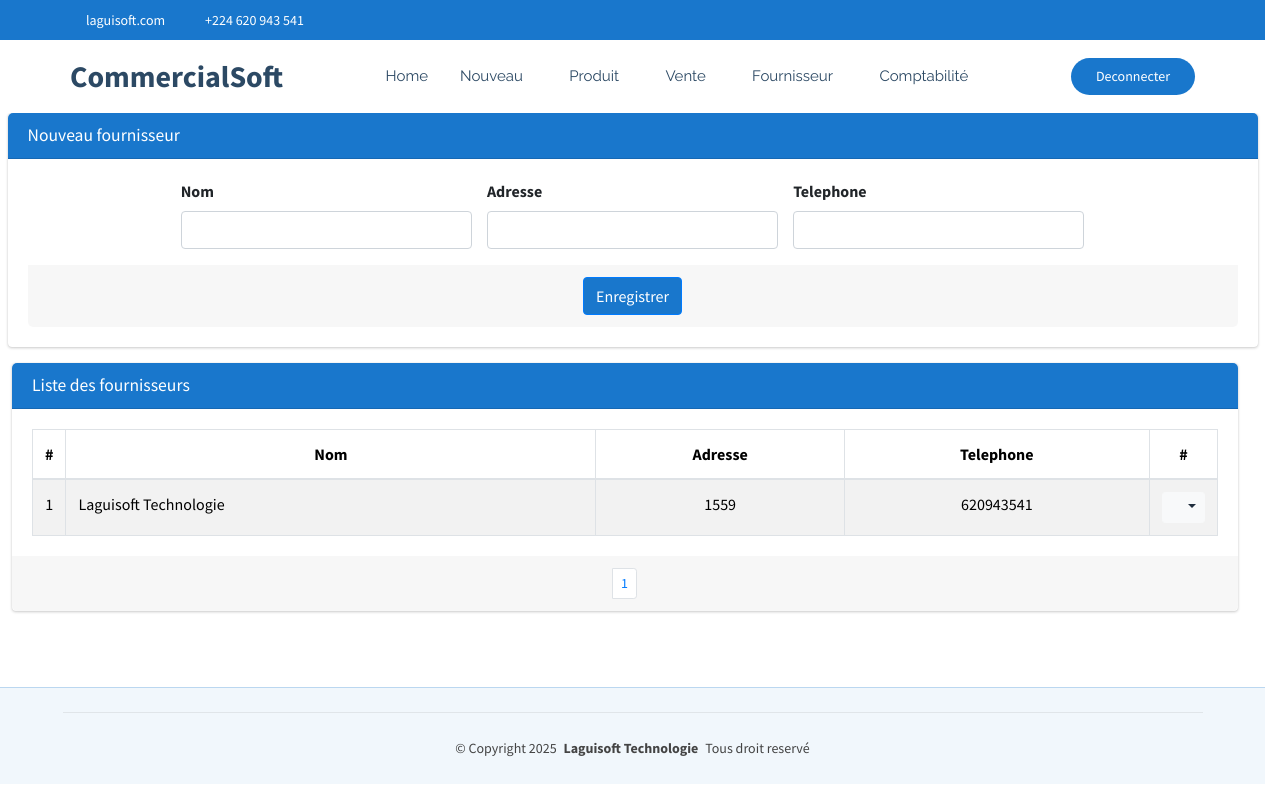
Page /commerce/fournisseur/ (signed in) on the earlier database version.
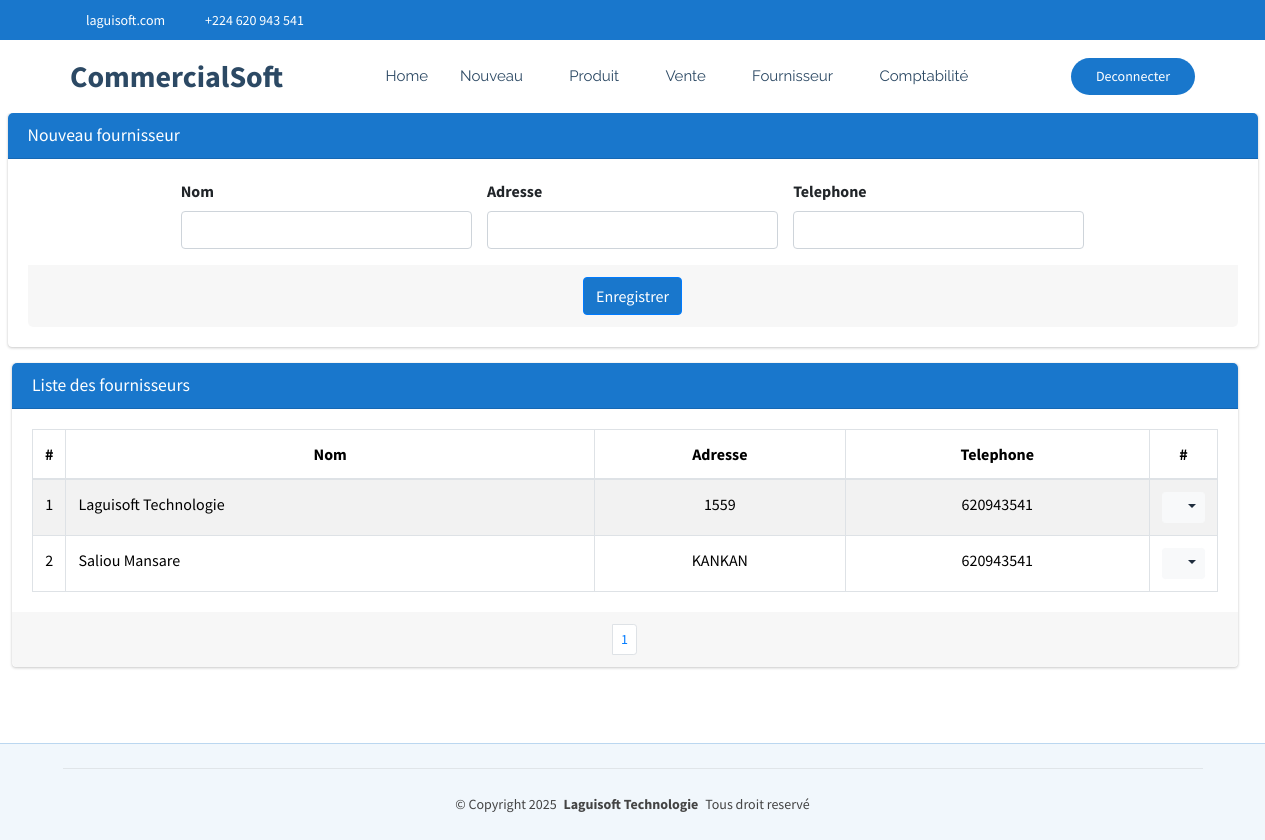
Same page on the later database version.
### CommercialSoft/models.py (models this page shows, shortened)
class Fournisseur(models.Model):
    nom=models.CharField(max_length=100, unique=True)
    adresse=models.CharField(max_length=30)
    telephone=models.CharField(max_length=20)

### CommercialSoft/views.py (the view)
# urls.py: path('fournisseur/', views.fournisseur_list_create,name="commerce_fournisseur"),
@user_passes_test(est_administrateur, est_gestionnaire)
@login_required
def fournisseur_list_create(request):
    if request.method == "POST":
        form = FournisseurForm(request.POST)
        if form.is_valid():
            four = form.save(commit=False)
            four.date = timezone.now().date()
            four.save()  # Sauvegarder après modification
            messages.success(request, "Fournisseur créée avec succès !")
            return redirect('commerce_fournisseur')
        else:
            messages.error(request, "Erreur lors de la création du fournisseur.")
    else:
        form = FournisseurForm()
    fournisseur = Fournisseur.objects.all()
    paginator = Paginator(fournisseur, 15)
    page = request.GET.get('page')
    paginated = paginator.get_page(page)
    return render(request, 'CommercialSoft/fournisseur.html', {'form': form,'listes': paginated})

### CommercialSoft/forms.py
class FournisseurForm(forms.ModelForm):
    class Meta:
        model = Fournisseur
        fields = '__all__'
        widgets = {
            'nom': forms.TextInput(attrs={'class': 'form-control'}),
            'adresse': forms.TextInput(attrs={'class': 'form-control'}),
            'telephone': forms.TextInput(attrs={'class': 'form-control'}),
        }

### CommercialSoft/views.py (called while the page is built)
def est_administrateur(user):
    return user.groups.filter(name='Administrateur').exists()

### CommercialSoft/templates/CommercialSoft/fournisseur.html (shortened to what the changed rows need)
{% extends "CommercialSoft/starter-page.html" %}
{% load static %}
{% block css %}
    <link rel="stylesheet" href="{% static 'autre/plugins/fontawesome-free/css/all.min.css' %}">
    <link rel="stylesheet" href="https://code.ionicframework.com/ionicons/2.0.1/css/ionicons.min.css">
  <link rel="stylesheet" href="{% static 'autre/plugins/sweetalert2-theme-bootstrap-4/bootstrap-4.min.css' %}">
    <link rel="stylesheet" href="{% static 'autre/dist/css/adminlte.min.css' %}">
    <link rel="stylesheet" href="{% static 'autre/plugins/toastr/toastr.min.css' %}">
{% endblock %}
{% block corp %}
<section class="content pt-0">
  <div class="container-fluid">
    <div class="row">
      <div class="col-md-12">
        <div class="card card-primary">
            <div class="card-body">
              <table class="table table-bordered table-hover table-striped">
                <thead>
                  <tr>
                    <th style="width: 10px" class="text-center">#</th>
                    <th class="text-center">Nom</th>
                    <th class="text-center">Adresse</th>
                    <th class="text-center">Telephone</th>
                    <th style="width: 40px" class="text-center">#</th>
                  </tr>
                </thead>
                <tbody>
                  {% if listes %}
                    {% for liste in listes %}
                      <tr>
                        <td class="text-center">{{liste.id}}</td>
                        <td>{{liste.nom}}</td>
                        <td class="text-center">{{liste.adresse}}</td>
                        <td class="text-center">{{liste.telephone}}</td>
                        <td class="text-center">
                          <div class="btn-group">
                            <button type="button" class="btn btn-sm btn-light dropdown-toggle" data-toggle="dropdown" aria-expanded="false">
                              <i class="fas fa-cogs"></i>
                            </button>
                          </div>
                        </td>
                      </tr>
                    {% endfor %}
                  {% else %}
                    <tr>
                      <td colspan="14" class="text-center">Aucune ligne disponible pour le moment.</td>
                    </tr>
                  {% endif %}
                </tbody>
              </table>
            </div>
            <div class="card-footer clearfix">
              <ul class="pagination pagination-sm m-0 justify-content-center">
                <li class="page-item">
                  {% for num in listes.paginator.page_range %}
                    {% if listes.number == num %}
                      <li class="page-item"><a class="page-link" href="">{{ num }}</a></li>
                    {% else %}
                      <li class="page-item"><a class="page-link" href="?page={{ num }}">{{ num }}</a></li>
                    {% endif %}
                  {% endfor %}
              </ul>
            </div>
          </div>
      </div>
    </div>
  </div>
</section>
  {% endblock %}

Differences in the rows shown:
added Fournisseur: id "2", nom "Saliou Mansare", adresse "KANKAN", telephone "620943541"
